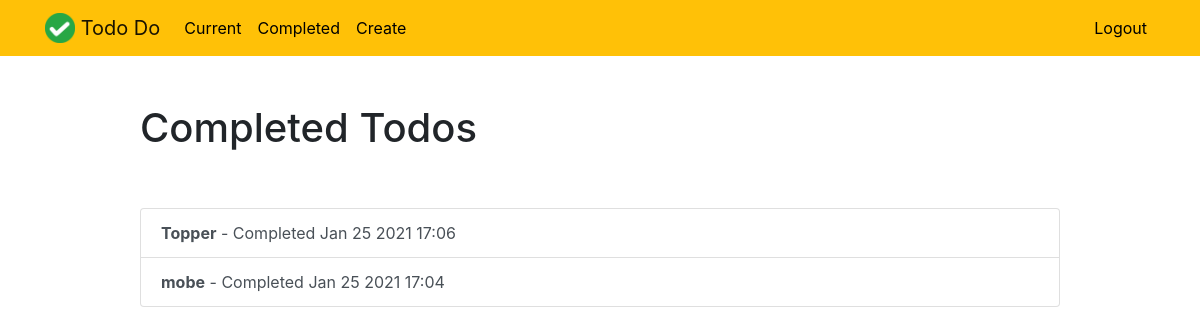
The page /completed/ (signed in) on the database its author committed.
### todo_app/models.py (models this page shows, shortened)
class Todo(models.Model):
    title=models.CharField( max_length=100,unique=True)
    memo=models.TextField(blank=True)
    created=models.DateTimeField( auto_now_add=True)
    datecompleted=models.DateTimeField(null=True,blank=True)
    important=models.BooleanField(default=False)
    user=models.ForeignKey(User,on_delete=models.CASCADE)

### todo_app/views.py (the view)
# urls.py: path('completed/',views.completedtodos,name="completedtodos"),
@login_required
def completedtodos(request):
    todos=Todo.objects.filter(user=request.user,datecompleted__isnull=False).order_by('-datecompleted')
    return render(request, 'todo_app/completedtodos.html',{'todos':todos})

### templates/todo_app/completedtodos.html
{% extends "todo_app/base.html" %}
{% block content %}
    <div class="row justify-content-center mt-5">
        <div class="col-md-10">
            <h1>Completed Todos</h1>
        </div>
    </div>
    <div class="row justify-content-center mt-5">
        <div class="col-md-10">
            <div class="list-group">
                {% for todo in todos %}
                    <a href="{% url 'viewtodo' todo.id %}" class="list-group-item list-group-item-action{% if todo.important %} list-group-item-danger{% endif %}"><b>{{ todo.title }}</b> - Completed {{ todo.datecompleted|date:'M j Y H:i' }}</a>
                {% endfor %}
            </div>
        </div>
    </div>
{% endblock %}

### rows shown on the page
Todo: title "Topper", datecompleted "Jan 25 2021 17:06"
Todo: title "mobe", datecompleted "Jan 25 2021 17:04"
